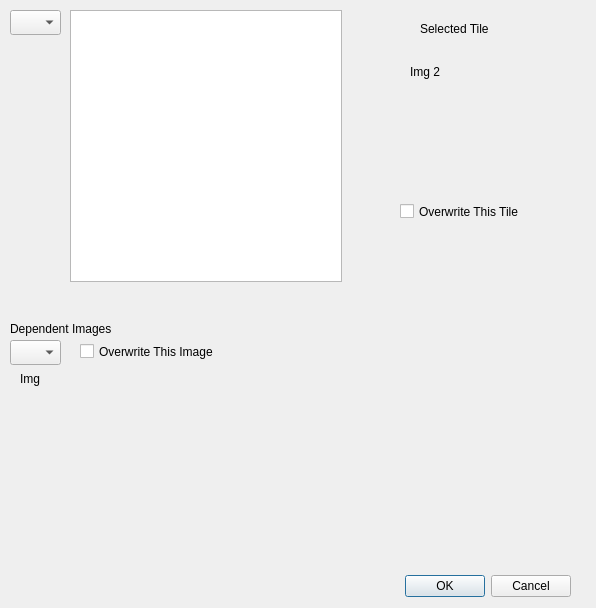
<?xml version="1.0" encoding="UTF-8"?>
<ui version="4.0">
 <class>selectCHRDialog</class>
 <widget class="QDialog" name="selectCHRDialog">
  <property name="geometry">
   <rect>
    <x>0</x>
    <y>0</y>
    <width>596</width>
    <height>608</height>
   </rect>
  </property>
  <property name="windowTitle">
   <string>Dialog</string>
  </property>
  <widget class="QDialogButtonBox" name="buttonBox">
   <property name="geometry">
    <rect>
     <x>230</x>
     <y>570</y>
     <width>341</width>
     <height>32</height>
    </rect>
   </property>
   <property name="orientation">
    <enum>Qt::Horizontal</enum>
   </property>
   <property name="standardButtons">
    <set>QDialogButtonBox::Cancel|QDialogButtonBox::Ok</set>
   </property>
  </widget>
  <widget class="QGraphicsView" name="graphicsView">
   <property name="geometry">
    <rect>
     <x>70</x>
     <y>10</y>
     <width>272</width>
     <height>272</height>
    </rect>
   </property>
  </widget>
  <widget class="QComboBox" name="comboBox">
   <property name="geometry">
    <rect>
     <x>10</x>
     <y>10</y>
     <width>51</width>
     <height>25</height>
    </rect>
   </property>
  </widget>
  <widget class="QLabel" name="label">
   <property name="geometry">
    <rect>
     <x>10</x>
     <y>320</y>
     <width>131</width>
     <height>17</height>
    </rect>
   </property>
   <property name="text">
    <string>Dependent Images</string>
   </property>
  </widget>
  <widget class="QComboBox" name="comboBox_2">
   <property name="geometry">
    <rect>
     <x>10</x>
     <y>340</y>
     <width>51</width>
     <height>25</height>
    </rect>
   </property>
  </widget>
  <widget class="QLabel" name="label_2">
   <property name="geometry">
    <rect>
     <x>20</x>
     <y>370</y>
     <width>67</width>
     <height>17</height>
    </rect>
   </property>
   <property name="text">
    <string>Img</string>
   </property>
  </widget>
  <widget class="QCheckBox" name="checkBox">
   <property name="geometry">
    <rect>
     <x>80</x>
     <y>340</y>
     <width>221</width>
     <height>23</height>
    </rect>
   </property>
   <property name="text">
    <string>Overwrite This Image</string>
   </property>
  </widget>
  <widget class="QLabel" name="label_3">
   <property name="geometry">
    <rect>
     <x>420</x>
     <y>20</y>
     <width>91</width>
     <height>17</height>
    </rect>
   </property>
   <property name="text">
    <string>Selected Tile</string>
   </property>
  </widget>
  <widget class="QLabel" name="label_4">
   <property name="geometry">
    <rect>
     <x>410</x>
     <y>40</y>
     <width>64</width>
     <height>64</height>
    </rect>
   </property>
   <property name="text">
    <string>Img 2</string>
   </property>
  </widget>
  <widget class="QCheckBox" name="checkBox_2">
   <property name="geometry">
    <rect>
     <x>400</x>
     <y>200</y>
     <width>151</width>
     <height>23</height>
    </rect>
   </property>
   <property name="text">
    <string>Overwrite This Tile</string>
   </property>
  </widget>
 </widget>
 <resources/>
 <connections>
  <connection>
   <sender>buttonBox</sender>
   <signal>accepted()</signal>
   <receiver>selectCHRDialog</receiver>
   <slot>accept()</slot>
   <hints>
    <hint type="sourcelabel">
     <x>248</x>
     <y>254</y>
    </hint>
    <hint type="destinationlabel">
     <x>157</x>
     <y>274</y>
    </hint>
   </hints>
  </connection>
  <connection>
   <sender>buttonBox</sender>
   <signal>rejected()</signal>
   <receiver>selectCHRDialog</receiver>
   <slot>reject()</slot>
   <hints>
    <hint type="sourcelabel">
     <x>316</x>
     <y>260</y>
    </hint>
    <hint type="destinationlabel">
     <x>286</x>
     <y>274</y>
    </hint>
   </hints>
  </connection>
 </connections>
</ui>
